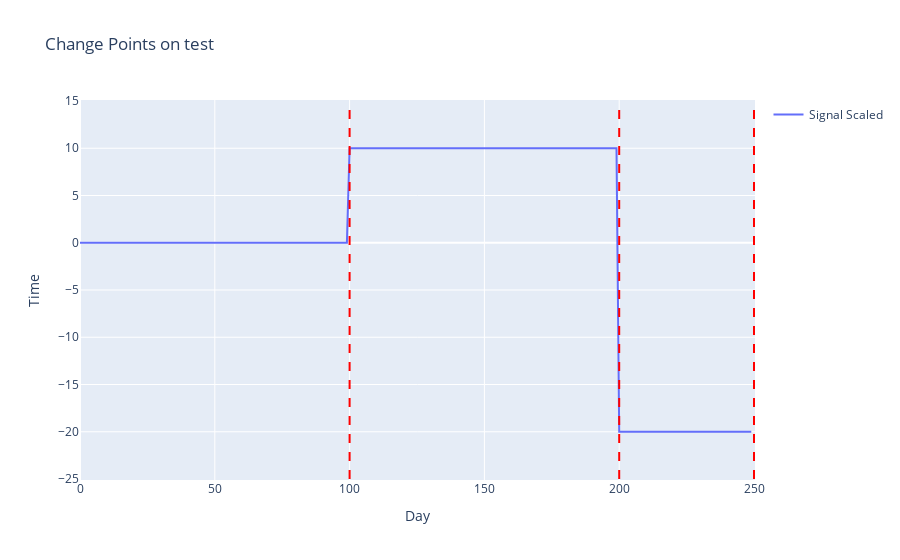

The notebook cell saved with this chart:
### Code cell
anomaly.test(penalty = 219, minSize = 50)

### Figure 1 — Plotly figure (JSON) as saved in the notebook; plotly's stock layout.template omitted (floating-point values rounded to 4 significant figures; data arrays with more than 128 entries replaced by an {"elided": "..."} marker saying what was removed)
{"data": [{"mode": "lines", "name": "Signal Scaled", "type": "scatter", "x": {"elided": "250 int values"}, "y": {"elided": "250 int values"}}], "layout": {"shapes": [{"line": {"color": "red", "dash": "dash", "width": 2}, "type": "line", "x0": 100, "x1": 100, "y0": -25, "y1": 15}, {"line": {"color": "red", "dash": "dash", "width": 2}, "type": "line", "x0": 200, "x1": 200, "y0": -25, "y1": 15}, {"line": {"color": "red", "dash": "dash", "width": 2}, "type": "line", "x0": 250, "x1": 250, "y0": -25, "y1": 15}], "showlegend": true, "title": {"text": "Change Points on test"}, "xaxis": {"title": {"text": "Day"}}, "yaxis": {"title": {"text": "Time"}}}}
